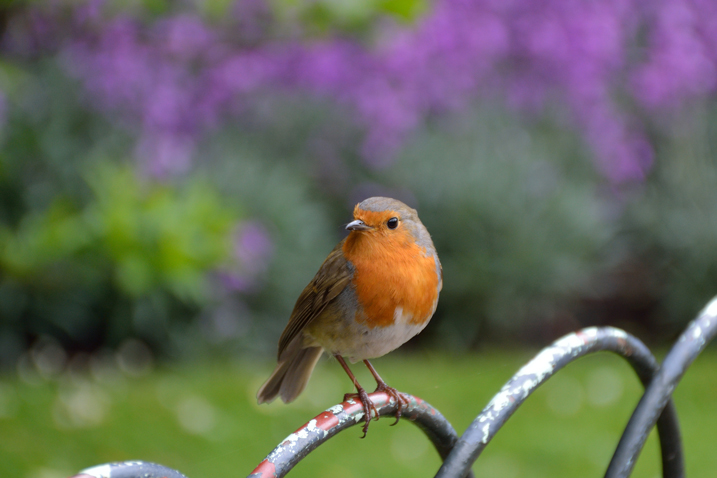
#> input picture 2/2-2/sample.jpg, 717 x 478 px
$ python sample2.py ../../2/2-2/sample.jpg
#> lines starting #> are read from the running program, lines starting #| are printed output that depends on the picture; after the words box and inside, x2 and y2 are one past the last pixel; in counts of white or black regions, pixels touching at a corner belong together
# -*- coding: utf-8 -*-

import sys
import numpy as np
import cv2

img = None
gray = None
rgb = None
rgb_gray = None

def onTrackbarSlide(pos):
    global gray, rgb_gray
    ret, dst = cv2.threshold(np.array(gray), int(pos), 255, cv2.THRESH_BINARY)
    cv2.imshow('Result GrayScale', dst)
    ret, dst = cv2.threshold(np.array(rgb_gray), int(pos), 255, cv2.THRESH_BINARY)
    cv2.imshow('Result RGB', dst)

def main(args):
    global img, gray, rgb_gray
    if len(args) != 2:
        return -1
    img = cv2.imread(args[1])
#> img is the input picture: shape (478, 717, 3); mean B, G, R 90.5, 104.6, 102.5
    h, w = img.shape[:2]
#> h = 478; w = 717
    img = cv2.resize(img, (int(w / 4), int(h / 4)))
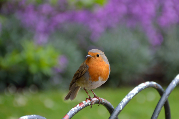
#> img: shape (119, 179, 3); mean B, G, R 90.4, 104.5, 102.4
    gray = cv2.cvtColor(np.array(img), cv2.COLOR_RGB2GRAY)
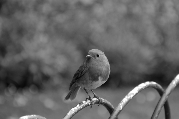
#> gray: shape (119, 179); min 3, max 255, mean 100
    rgb = cv2.split(img)
    rgb_gray = cv2.max(cv2.max(rgb[2], rgb[1]), rgb[0])
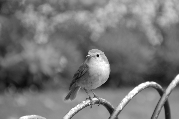
#> rgb_gray: shape (119, 179); min 12, max 255, mean 119.5
    cv2.namedWindow('Result GrayScale')
    cv2.createTrackbar('Threshold', 'Result GrayScale', 100, 255, onTrackbarSlide)
    cv2.namedWindow('Result RGB')

    onTrackbarSlide(100)
#> in onTrackbarSlide, `ret, dst = cv2.threshold(np.array(gray), int(pos), 255, cv2.THRESH_BIN..`:
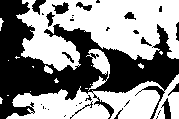
#> dst: shape (119, 179); 55.8% white; 32 black regions (19 under 20 px), largest, box (x1, y1, x2, y2) and area: (0, 0, 179, 119) 8549, (52, 2, 69, 14) 121, (161, 98, 171, 119) 113
#> in onTrackbarSlide, `ret, dst = cv2.threshold(np.array(gray), int(pos), 255, cv2.THRESH_BIN..`: ret = 100
#> in onTrackbarSlide, `ret, dst = cv2.threshold(np.array(rgb_gray), int(pos), 255, cv2.THRESH..`:
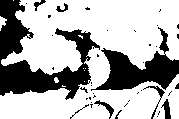
#> dst: shape (119, 179); 69.1% white; 41 black regions (33 under 20 px), largest, box (x1, y1, x2, y2) and area: (0, 0, 100, 100) 3840, (91, 27, 179, 91) 2149, (161, 99, 171, 119) 104
    cv2.waitKey(0)
    cv2.destroyAllWindows()
    return 0

if __name__ == '__main__':
    args = sys.argv
    main(args)
